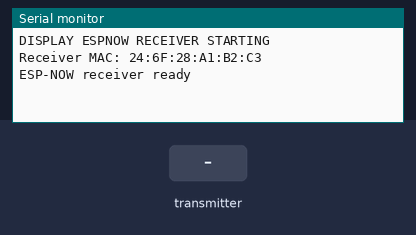
Simulated run of this sketch. Board: ESP32. On the bench: the last lines printed to the serial monitor. The inputs (shaded band) are chosen by the test bench.

Above: at 3.2 s.
3.3 s: the transmitter starts sending temperature = 0
At 3.61 s:
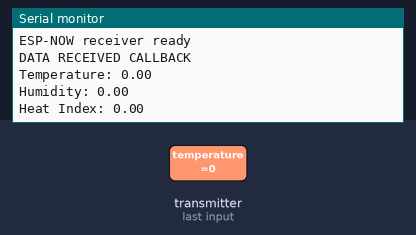
4.8 s: the transmitter starts sending humidity = 25
6.3 s: the transmitter starts sending heatIndex = 25
At 6.61 s:
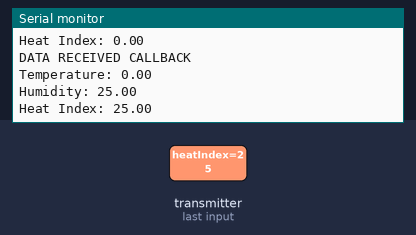
7.8 s: the transmitter starts sending temperature = 25
9.3 s: the transmitter starts sending humidity = 50
10.8 s: the transmitter starts sending heatIndex = 50
At 11.11 s:
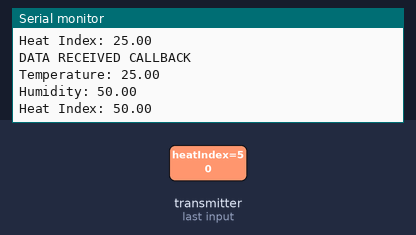
Timing chart, 0 to 13.3 s (numbered marks = the images above; inputs shaded):
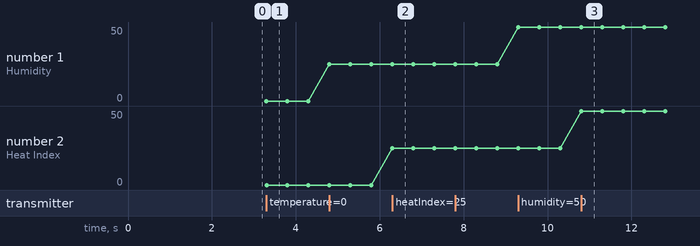

Measured:
- after the input at 3.3 s, the serial monitor: prints a new line at once (image 1)
- after the input at 6.3 s, the serial monitor: prints a new line at once (image 2)
- after the input at 10.8 s, the serial monitor: prints a new line at once (image 3)
- plotted number 1: 0 → 25 after the input at 4.8 s, 25 → 50 after the input at 9.3 s

The sketch:

display_espnow_dht22_receiver.ino
```cpp
#include <WiFi.h>
#include <esp_now.h>
#include <esp_wifi.h>

typedef struct {
  float temperature;
  float humidity;
  float heatIndex;
} SensorData;

SensorData data;

void OnDataRecv(const esp_now_recv_info_t *info, const uint8_t *incomingData, int len) {
  Serial.println("DATA RECEIVED CALLBACK");

  if (len == sizeof(SensorData)) {
    memcpy(&data, incomingData, sizeof(data));

    Serial.print("Temperature: ");
    Serial.println(data.temperature);

    Serial.print("Humidity: ");
    Serial.println(data.humidity);

    Serial.print("Heat Index: ");
    Serial.println(data.heatIndex);
  } else {
    Serial.print("Wrong packet length: ");
    Serial.println(len);
  }
}

void setup() {
  Serial.begin(115200);
  delay(2000);

  Serial.println("DISPLAY ESPNOW RECEIVER STARTING");

  WiFi.mode(WIFI_STA);
  WiFi.disconnect();
  WiFi.setSleep(false);
  esp_wifi_set_channel(1, WIFI_SECOND_CHAN_NONE);

  Serial.print("Receiver MAC: ");
  Serial.println(WiFi.macAddress());

  if (esp_now_init() != ESP_OK) {
    Serial.println("ESP-NOW init failed");
    return;
  }

  esp_now_register_recv_cb(OnDataRecv);
  Serial.println("ESP-NOW receiver ready");
}

void loop() {
}
```
